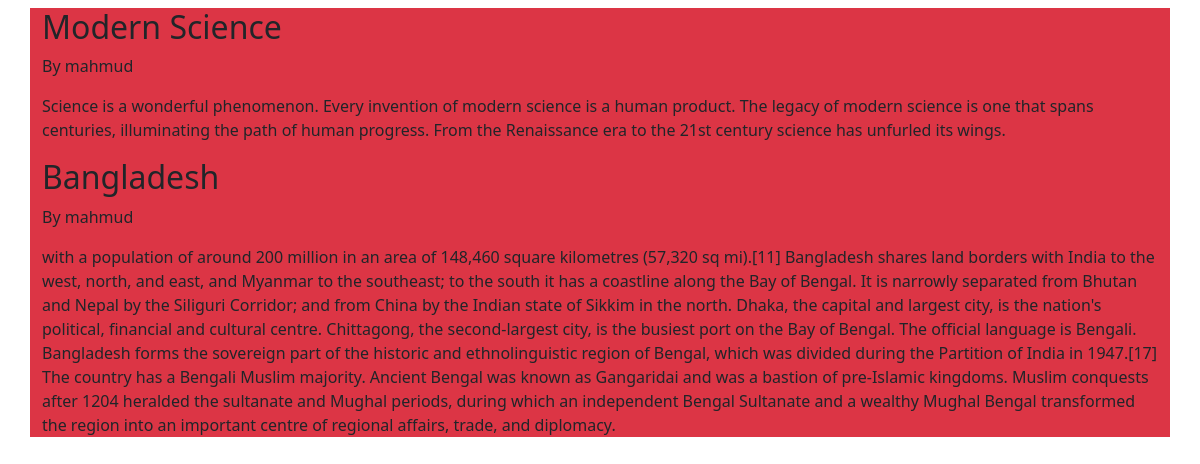
The page / on the database its author committed.
### post/models.py (models this page shows, shortened)
class Post(models.Model):
    title = models.CharField(max_length=100)
    author = models.ForeignKey(User, on_delete= models.CASCADE)
    body = models.TextField()
    created_on = models.DateTimeField(default=timezone.now)
    last_modified = models.DateTimeField(auto_now=True)

### post/views.py (the view)
# urls.py: 2. Add a URL to urlpatterns:  path('', views.home, name='home')
def home(request):
    posts = Post.objects.all()
    context = {
        'posts': posts
    }
    return render(request, 'home.html', context)

### templates/home.html (shortened to what this page needs)
{% extends 'base.html' %}
{%block body%}
{%for post in posts %}
    <h2>{{post.title}}</h2>
    <p>By {{post.author}}</p>
    <p>{{post.body}}</p>
{%endfor%}
{%endblock%}

### templates/base.html (shortened to what this page needs)
<html lang="en">
<head>
    <link href="https://cdn.jsdelivr.net/npm/bootstrap@5.1.3/dist/css/bootstrap.min.css" rel="stylesheet">
</head>
<body>
    <div class="container bg-danger mt-2">
        {%block body%}
        {%endblock%}
    </div>
</body>
</html>

### rows shown on the page
Post: title "Modern Science", author "mahmud", body "Science is a wonderful phenomenon. Every invention of modern science is a human product. The legacy of modern science is one that spans centuries, illuminating the path of human progress. From the Renaissance era to the 21st century science has unfurled its wings."
Post: title "Bangladesh", author "mahmud", body "with a population of around 200 million in an area of 148,460 square kilometres (57,320 sq mi).[11] Bangladesh shares land borders with India to the west, north, and east, and Myanmar to the southeast; to the south it has a coastline along the Bay of Bengal. It is narrowly separated from Bhutan and Nepal by the Siliguri Corridor; and from China by the Indian state of Sikkim in the north. Dhaka, the capital and largest city, is the nation's political, financial and cultural centre. Chittagong, the second-largest city, is the busiest port on the Bay of Bengal. The official language is Bengali. Bangladesh forms the sovereign part of the historic and ethnolinguistic region of Bengal, which was…"
